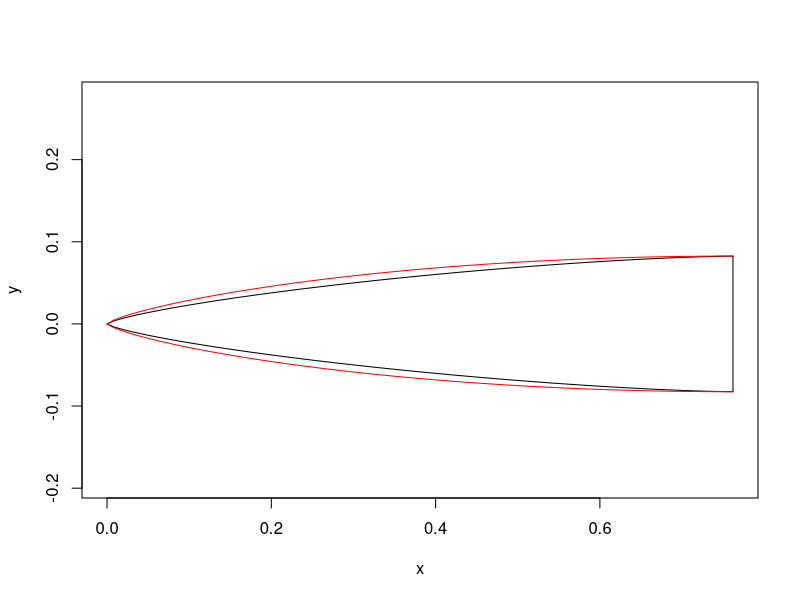

Write R code to recreate this figure. (Note: this script raises an error after producing the figure.)
# This is a fast/hideous analysis (read: scratch paper)
# of the heating on the nose cone. If you try to just source it,
# I don't think it will work. Long story short, the OpenRocket drag
# and theoretical wave drag don't agree. 

OD <- 6.5*25.4e-3#m, outer diameter
R <- OD/2#m, outer radius
L <- 30*25.4e-3#m, length of nose cone
Ma0 <- 2
alpha <- 0
rho <- 1.0 #kg/m^3, density of air
U <- 740 #m/s, max vel taken from OR sim

theta <- function(x) acos(1-2*x/L)
y <- function(x) R/sqrt(pi)*sqrt(theta(x)-sin(2*theta(x))/2)#von Karman ogive
y.wiki <- function(x) R*(4*x/2/L*(1-x/2/L))^(3/4)#shape from wiki

plot(y, xlim=c(0,L), asp=1)#nosecone shape
lines(c(L,L), c(-R,R))
plot(function(x) -y(x), xlim=c(0,L), add=T)
plot(y.wiki, xlim=c(0,L), col="red", add=T)
plot(function(x) -y.wiki(x), xlim=c(0,L), add=T, col="red")

# #dimensionless, y prime, slope of nose cone
# yp <- function(x) R*sqrt(
# 	2/L/sqrt(1-(1-2*x/L)^2)
# 	-2*cos(2*theta(x))/L/sqrt(1-(1-2*x/L)^2)
# )/2/sqrt(pi)/sqrt(
# 	theta(x)-(1/2)*sin(2*theta(x))
# )
# x <- seq(from=0, to=L, length.out = 1e3)
# yp.sq.bar <- mean( (yp(x)^2)[ !is.nan(yp(x)) ] )#mean value of (y prime)^2, ignoring NaN values
# rm(x)
# 
# CD.wave <- 4/sqrt(Ma0^2-1)*(alpha^2+yp.sq.bar)
# CD.

D.wave <- 9*pi^3*R^4/4/L^2*rho*U^2#wave drag force
D.visc <- dat$Drag_force_N[ind.cr]
Fthrust <- dat$Thrust_N[ind.cr]
# Fthrust-D.wave-D.visc
Acc <- dat$`Total_acceleration_m/s`[ind.cr]
Acc*dat$Mass_g[ind.cr]*1e-3
Fthrust-D.visc-9.81*dat$Mass_g[ind.cr]*1e-3
plot(dat$Time_s, dat$Drag_coefficient_, ylim=c(0,0.5))
points(dat$Time_s[which(dat$Mach>1)], dat$Drag_coefficient_[which(dat$Mach>1)], col="blue")
plot(dat$Time_s, dat$Mach_number_)
plot(dat$Mach, dat$Drag_coefficient_)
plot(dat$Mach, dat$Drag_force_N)
# CD.visc.min <- 

# CD.wave <- 9*pi^2*R^2/2/L^2
# (1/2)*rho*U^2*CD.wave*(pi*R^2)
# ind.cr <- which.max(dat$Mach_number)
# par(mfrow=c(2,1))
# plot(dat$Time_s, dat$`Total_acceleration_m/s`*dat$Mass_g*1e-3, xlim=c(0,8))
# plot(dat$Time_s, dat$`Total_velocity_m/s`)
# dev.off()
# (dat$`Total_acceleration_m/s`*dat$Mass_g*1e-3)[ind.cr]
# dat$Thrust_N[ind.cr]
# dat$Time_s[ind.cr]
# max(dat$Drag_force_N)
# D.tot <- dat$Drag_force_N[ind.cr]
# dat$Air_pressure_mbar[ind.cr]
# dat$Air_temperature_C[ind.cr]
# dat$Altitude_m[ind.cr]

E.tot <- 6.053e6 #J, energy dissipated
E.nose <- E.tot*(D.wave/D.tot)^2
formatC(E.nose)


alpha <- 1.83e-4
heatCap <- 0.91e3 #J/kg/K
rho.al <- 2712#kg/m^3
t.span <- 5#seconds
q.dot <- function(r) alpha*rho^(1/2)*r^(-1/2)*U^3
temp <- function(r) q.dot(r)*t.span/heatCap/(rho.al*4/3*pi*r^3)
plot(temp, xlim=c(0.05, 0.1))
